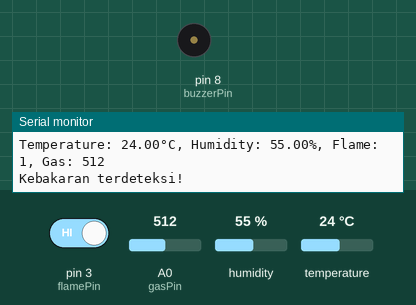
Recording of a sketch running on a simulated Arduino Uno, built with avr-gcc and run on an emulated ATmega328P. On the bench: buzzer (waves = sounding, pin HIGH), the last lines printed to the serial monitor. The inputs (shaded band) are chosen by the test bench; at power-on: A0 (gasPin) = 512, pin 3 (flamePin) HIGH, humidity 55 %, temperature 24 °C.

Above: at 6.8 s.
6.9 s: A0 (gasPin) set to 215
13.6 s: A0 (gasPin) set to 182
At 14.4 s:
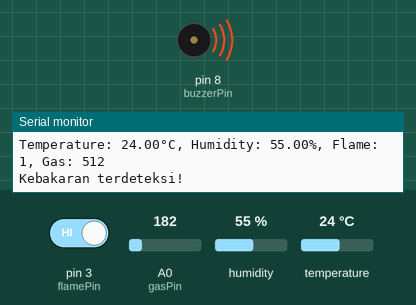
20.3 s: A0 (gasPin) set to 210
At 21.4 s:
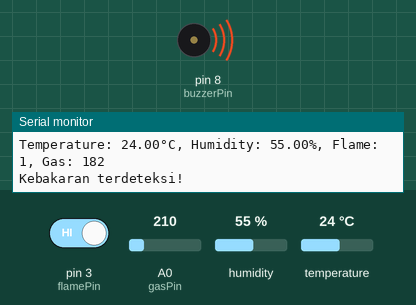
Timing chart, 0 to 33.0 s (numbered marks = the images above; inputs shaded):
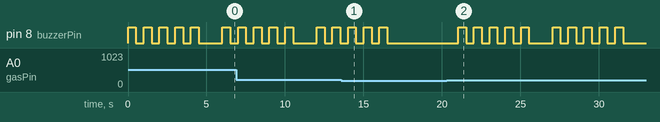

Measured:
- the behaviour switches between 201 and 200 on A0 (gasPin) (found by bisection; images 0 and 1)
- after the input at 13.6 s, pin 8 (buzzerPin): goes on until 16.5 s, then stays LOW
- after the input at 20.3 s, pin 8 (buzzerPin): goes 4 × (HIGH 0.50 s, LOW 0.50 s), HIGH 0.50 s, LOW 1.5 s, 4 × (HIGH 0.50 s, LOW 0.50 s), HIGH 0.50 s, then LOW, starting after 0.74 s

The sketch:

Arduino.ino
```cpp
#include <DHT.h>

#define DHTPIN 2
#define DHTTYPE DHT22

DHT dht(DHTPIN, DHTTYPE);
int flamePin = 3;  // Flame sensor pin
int gasPin = A0;   // MQ-2 sensor pin
int buzzerPin = 8; // Buzzer pin

void setup() {
  pinMode(flamePin, INPUT);
  pinMode(gasPin, INPUT);
  pinMode(buzzerPin, OUTPUT);
  dht.begin();
  Serial.begin(9600);
}

void loop() {
  float temperature = dht.readTemperature(); // Read temperature
  float humidity = dht.readHumidity();       // Read humidity

  int flameValue = digitalRead(flamePin);    // Read flame sensor
  int gasValue = analogRead(gasPin);         // Read gas sensor

  if (flameValue == LOW || gasValue > 200) {
    Serial.println("Kebakaran terdeteksi!");
    soundAlarm();
    // Lakukan tindakan darurat di sini, misalnya mengirim notifikasi, memadamkan api, dll.
  }

  // Print data
  Serial.print("Temperature: ");
  Serial.print(temperature);
  Serial.print("°C, Humidity: ");
  Serial.print(humidity);
  Serial.print("%, Flame: ");
  Serial.print(flameValue);
  Serial.print(", Gas: ");
  Serial.println(gasValue);


  delay(1000); // Delay between readings
}

void soundAlarm() {
  // Bunyikan alarm (buzzer)
  for (int i = 0; i < 5; i++) {
    digitalWrite(buzzerPin, HIGH);
    delay(500);
    digitalWrite(buzzerPin, LOW);
    delay(500);
  }
}
```
